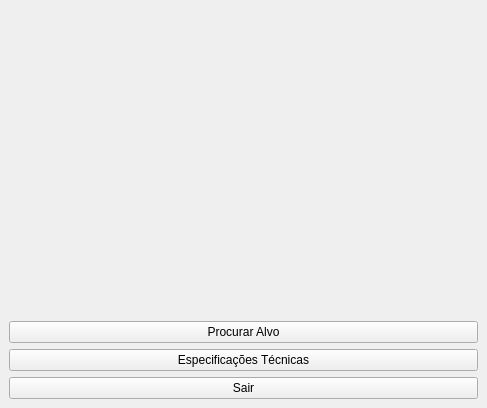
<?xml version="1.0" encoding="UTF-8"?>
<ui version="4.0">
 <class>MainWindow</class>
 <widget class="QMainWindow" name="MainWindow">
  <property name="geometry">
   <rect>
    <x>0</x>
    <y>0</y>
    <width>487</width>
    <height>408</height>
   </rect>
  </property>
  <property name="windowTitle">
   <string>Form</string>
  </property>
  <widget class="QWidget" name="layoutWidget">
   <layout class="QGridLayout" name="gridLayout_2">
    <item row="1" column="0">
     <layout class="QGridLayout" name="gridLayout">
      <item row="4" column="0">
       <widget class="QPushButton" name="tecnicalButton">
        <property name="enabled">
         <bool>true</bool>
        </property>
        <property name="text">
         <string>Especificações Técnicas</string>
        </property>
       </widget>
      </item>
      <item row="2" column="0">
       <widget class="QLabel" name="label">
        <property name="text">
         <string>&lt;html&gt;&lt;head/&gt;&lt;body&gt;&lt;p align=&quot;center&quot;&gt;&lt;img src=&quot;:/newPrefix/teia.png&quot;/&gt;&lt;/p&gt;&lt;/body&gt;&lt;/html&gt;</string>
        </property>
       </widget>
      </item>
      <item row="3" column="0">
       <widget class="QPushButton" name="searchTargetButton">
        <property name="text">
         <string>Procurar Alvo</string>
        </property>
        <property name="autoDefault">
         <bool>false</bool>
        </property>
        <property name="default">
         <bool>false</bool>
        </property>
       </widget>
      </item>
      <item row="6" column="0">
       <widget class="QPushButton" name="exitButton">
        <property name="text">
         <string>Sair</string>
        </property>
       </widget>
      </item>
     </layout>
    </item>
   </layout>
  </widget>
 </widget>
 <resources>
  <include location="image.qrc"/>
 </resources>
 <connections/>
</ui>
